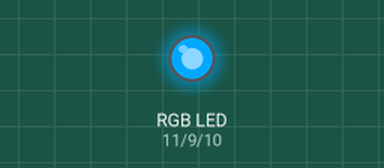
Bench run of a sketch on a simulated Arduino Uno, built with avr-gcc and run on an emulated ATmega328P. On the bench: an RGB LED mixed from three pins (HIGH = lit).

Above: at 0.05 s.
At 0.9 s:
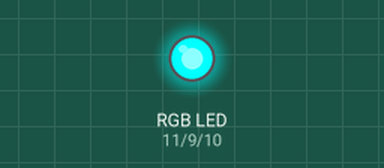
At 1.3 s:
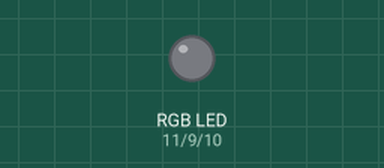
At 1.75 s:
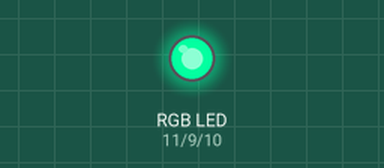
At 2.6 s:
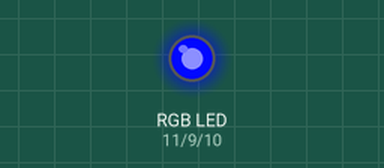
At 3.5 s:
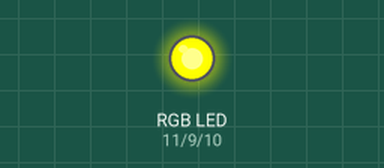
Timing chart, 0 to 8.1 s (numbered marks = the images above):
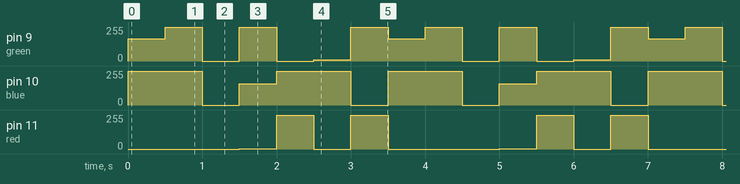

Measured:
- by itself, pin 9 (green): repeats every 3.5 s: 2 × (255/255 0.50 s, 0/255 0.50 s), 8/255 0.50 s, 255/255 0.50 s, 168/255 0.50 s
- by itself, pin 10 (blue): repeats every 3.5 s: 0/255 0.50 s, 160/255 0.50 s, 255/255 1.0 s, 0/255 0.50 s, 255/255 1.0 s
- by itself, pin 11 (red): repeats every 3.5 s: 255/255 0.50 s, 0/255 0.50 s, 255/255 0.50 s, 0/255 1.5 s, 3/255 0.50 s

The sketch:

CombinacionColoresRGB.ino
```cpp
//CONEXIONES
/*
  RGB = RED GREEN BLUE
  V -> 5v
  R -> 11
  B -> 10
  G -> 9

  int red =  11;
  int green = 9;
  int blue = 10;
*/
int red =  11;
int green = 9;
int blue = 10;

void setup() {
  pinMode(red, OUTPUT);
  pinMode(green, OUTPUT);
  pinMode(blue, OUTPUT);
}

void loop() {
  naranja();
  delay(500);

  rojo();
  delay(500);

  blanco();
  delay(500);

  rosa();
  delay(500);

  verde();
  delay(500);

  amarillo();
  delay(500);

  azul();
  delay(500);
}

void rojo() {
  analogWrite(red, 0);
  analogWrite(green, 255);
  analogWrite(blue, 255);
}

void verde() {
  analogWrite(red, 255);
  analogWrite(green, 0);
  analogWrite(blue, 255);
}

void azul() {
  analogWrite(red, 255);
  analogWrite(green, 255);
  analogWrite(blue, 0);
}

//BLANCO
void blanco() {
  analogWrite(red, 0);
  analogWrite(green, 0);
  analogWrite(blue, 0);
}

//AMARILLO
void amarillo() {
  analogWrite(red, 0);
  analogWrite(green, 8);
  analogWrite(blue, 255);
}

//NARANJA
void naranja() {
  analogWrite(red, 0);
  analogWrite(green, 168);
  analogWrite(blue, 255);
}

//ROSA
void rosa() {
  analogWrite(red, 3);
  analogWrite(green, 255);
  analogWrite(blue, 160);
}
```
